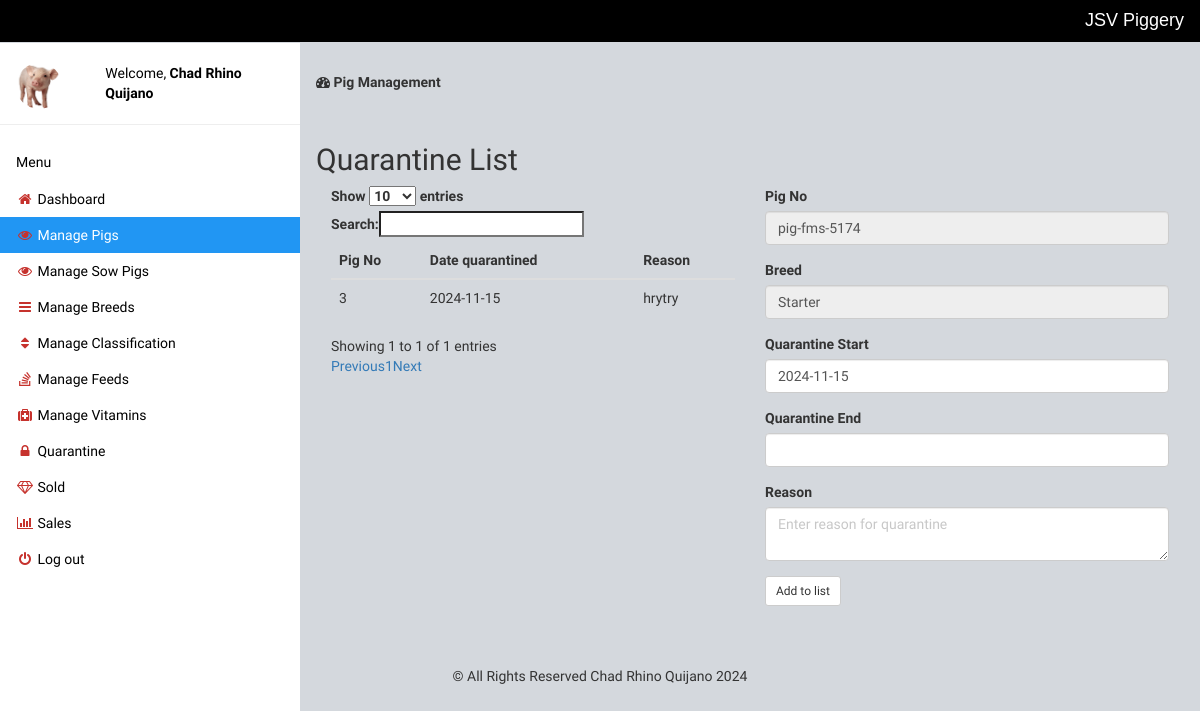
/quarantine.php?id=2 (signed in), run on the app's committed database.
### tables this page shows
CREATE TABLE `quarantine` (
  `id` int(11) NOT NULL,
  `pig_no` int(11) NOT NULL,
  `date_q` varchar(10) NOT NULL,
  `reason` text NOT NULL,
  `date_start` timestamp NOT NULL DEFAULT current_timestamp(),
  `date_end` date DEFAULT NULL
);

CREATE TABLE `pigs` (
  `id` int(11) NOT NULL,
  `pigno` varchar(255) NOT NULL,
  `breed_id` int(11) NOT NULL,
  `weight` varchar(10) NOT NULL,
  `img` varchar(255) NOT NULL,
  `gender` varchar(10) NOT NULL,
  `arrived` varchar(10) NOT NULL,
  `remark` text NOT NULL,
  `description` varchar(250) NOT NULL,
  `health_status` varchar(50) NOT NULL,
  `classification_id` int(11) NOT NULL,
  `feed_id` int(11) NOT NULL,
  `vitamins_id` int(11) NOT NULL,
  `status` int(11) NOT NULL DEFAULT 1 COMMENT '1=active,2=quarantined,3=sold\r\n',
  `type` varchar(255) DEFAULT NULL,
  `month` date NOT NULL
);

CREATE TABLE `classification` (
  `id` int(50) NOT NULL,
  `name` varchar(50) NOT NULL
);

### quarantine.php (the view, shortened to what this page needs)
<?php include 'setting/system.php'; ?>
<?php include 'theme/head.php'; ?>
<?php include 'theme/sidebar.php'; ?>
<?php
if (!$_GET['id'] or empty($_GET['id']) or $_GET['id'] == '') {
	header('location: manage-pig.php');
} else {
	$pigno = $bname = $b_id = $health = "";
	$id = (int)$_GET['id'];
	$query = $db->query("SELECT * FROM pigs WHERE id = '$id' ");
	$fetchObj = $query->fetchAll(PDO::FETCH_OBJ);
	foreach ($fetchObj as $obj) {
		$pigno = $obj->pigno;
		$c_id = $obj->classification_id;
		$k = $db->query("SELECT * FROM classification WHERE id = '$c_id' ");
		$ks = $k->fetchAll(PDO::FETCH_OBJ);
		foreach ($ks as $r) {
			$bname = $r->name;
		}
	}
}
?>
<div class="w3-main" style="margin-left:300px;margin-top:43px;">
	<header class="w3-container" style="padding-top:22px">
		<h5><b><i class="fa fa-dashboard"></i> Pig Management</b></h5>
	</header>
	<div class="w3-container" style="padding-top:22px">
		<div class="w3-row">
			<h2>Quarantine List</h2>
			<div class="col-md-6 table-responsive">
				<table class="table table-hover" id="table">
					<thead>
						<tr>
							<th>Pig No</th>
							<th>Date quarantined</th>
							<th>Reason</th>
						</tr>
					</thead>
					<tbody>
						<?php
						$get = $db->query("SELECT * FROM quarantine");
						$res = $get->fetchAll(PDO::FETCH_OBJ);
						foreach ($res as $n) { ?>
							<tr>
								<td> <?php echo $n->pig_no; ?> </td>
								<td> <?php echo $n->date_q; ?> </td>
								<td> <?php echo $n->reason; ?> </td>
							</tr>
						<?php }
						?>
					</tbody>
				</table>
			</div>
			<div class="col-md-6">
				<form role='form' method="post">
					<div class="form-group">
						<label class="control-label">Pig No</label>
						<input type="text" name="pigno" readonly="on" class="form-control" value="<?php echo $pigno; ?>">
					</div>
					<div class="form-group">
						<label class="control-label">Breed</label>
						<input type="text" name="breed" readonly="on" class="form-control" value="<?php echo $bname; ?>">
					</div>
					<div class="form-group">
						<label class="control-label">Quarantine Start</label>
						<input type="text" name="date_start" class="form-control datepicker" value="<?= date('Y-m-d') ?>" required>
					</div>
					<div class="form-group">
						<label class="control-label">Quarantine End</label>
						<input type="text" name="date_end" class="form-control datepicker" required>
					</div>
					<div class="form-group">
						<label class="control-label">Reason</label>
						<textarea name="reason" placeholder="Enter reason for quarantine" class="form-control" value=""></textarea>
					</div>
					<button name="submit" type="submit" class="btn btn-sm  btn-default">Add to list</button>
				</form>
			</div>
		</div>
	</div>
</div>
<?php include 'theme/foot.php'; ?>

### theme/head.php (style rules this page uses)
body { font-family: 'Baumans'; background-color: #d4d8dd; }

### data on the page
quarantine: pig_no "3", date_q "2024-11-15", reason "hrytry"
pigs: pigno "pig-fms-5174"
classification: breed "Starter"

### other printed values
NAME_X "JSV Piggery"
$_SESSION['name'] "Chad Rhino Quijano"
